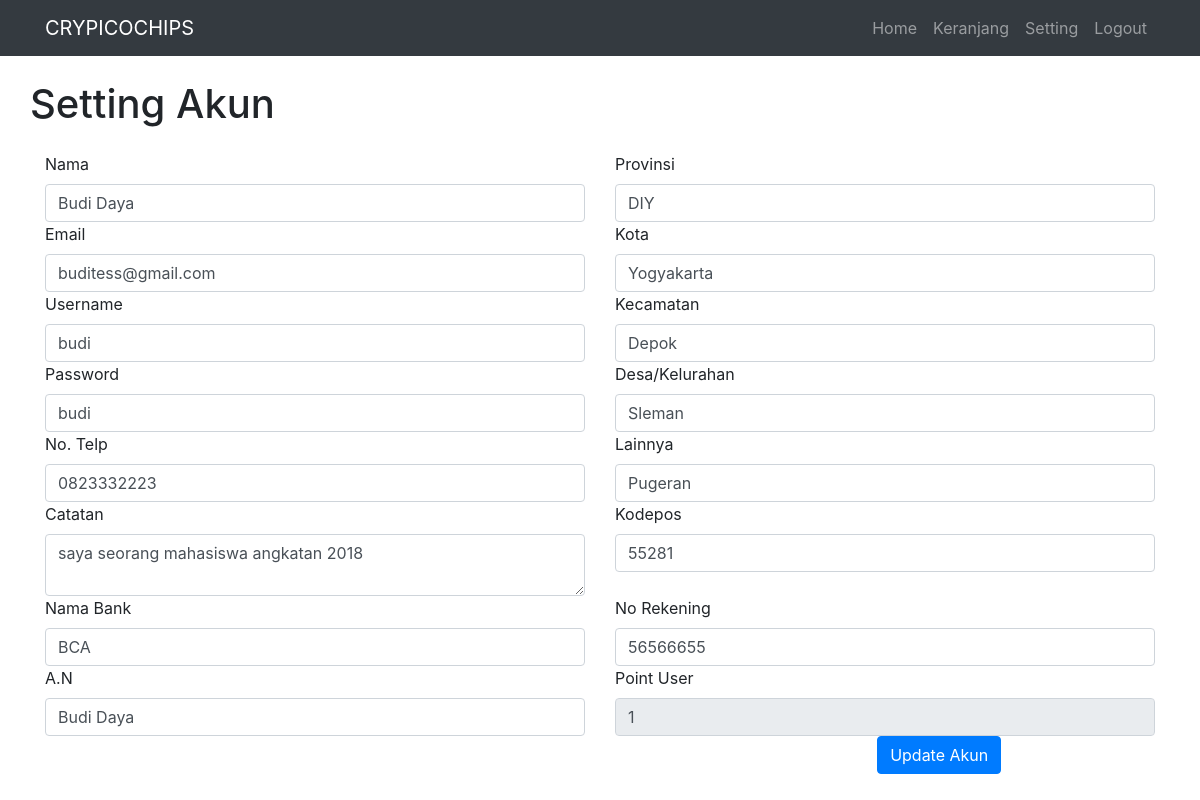
/?page=setting (signed in), run on the app's committed database.
### tables this page shows
CREATE TABLE `tb_user` (
  `id_user` int(11) NOT NULL,
  `nama_user` varchar(30) NOT NULL,
  `username_user` varchar(30) NOT NULL,
  `pwd_user` text NOT NULL,
  `point_user` int(11) NOT NULL,
  `email_user` varchar(50) NOT NULL,
  `tlp_user` varchar(30) NOT NULL,
  `id_alamat_user` int(11) NOT NULL,
  `id_rekening_user` int(11) NOT NULL,
  `status_user` enum('Y','N') NOT NULL,
  `catatan_user` varchar(250) NOT NULL
);

CREATE TABLE `tb_alamat_user` (
  `id_alamat_user` int(11) NOT NULL,
  `id_user` int(11) NOT NULL,
  `kota_au` varchar(50) NOT NULL,
  `provinsi_au` varchar(50) NOT NULL,
  `kodepos_au` int(11) NOT NULL,
  `desakel_au` varchar(50) NOT NULL,
  `kecamatan_au` varchar(50) NOT NULL,
  `more_au` text NOT NULL
);

CREATE TABLE `tb_rekening_user` (
  `id_rekening_user` int(11) NOT NULL,
  `bank_ru` varchar(50) NOT NULL,
  `an_ru` varchar(50) NOT NULL,
  `no_ru` int(150) NOT NULL,
  `id_user` int(11) NOT NULL,
  `status_ru` enum('Y','N') NOT NULL
);

### setting.php (the view, shortened to what this page needs)
<?php
include 'config.php';
?>
<div class="row">
        <h1 class="my-4">Setting Akun</h1>
</div>
<?php
$session_iduser = $_SESSION['id_user'];
$q_tb_user = mysqli_query($config," select * from tb_user where id_user='$session_iduser'");
$q_tb_user2 = mysqli_fetch_array($q_tb_user);
$q_tb_alamat_user = mysqli_query($config,"select * from tb_alamat_user inner join tb_user on tb_alamat_user.id_alamat_user
= tb_user.id_alamat_user");
$q_tb_alamat_user2 = mysqli_fetch_array($q_tb_alamat_user);
$q_tb_rekening_user = mysqli_query($config,"select * from tb_rekening_user inner join tb_user on tb_rekening_user.id_rekening_user
= tb_user.id_rekening_user");
$q_tb_rekening_user2 = mysqli_fetch_array($q_tb_rekening_user);
?>
<form method="post" action="setting_action.php">
<div class="row g-3">
    <div class="col-md-6">
    <label>Nama</label>
    <input type="text" name="nama_user" value="<?php echo $q_tb_user2['nama_user'];?>" class="form-control my-input" id="nama_user">
    </div>
    <div class="col-md-6">
    <label>Provinsi</label>
    <input type="text" name="provinsi_au" value="<?php echo $q_tb_alamat_user2['provinsi_au'] ?>"  class="form-control my-input" id="provinsi_au">
    </div>
    <div class="col-md-6">
    <label>Email</label>
    <input type="email" name="email_user" value="<?php echo $q_tb_user2['email_user'];?>"  class="form-control my-input" id="email_user">
    </div>
    <div class="col-md-6">
    <label>Kota</label>
    <input type="text" name="kota_au" value="<?php echo $q_tb_alamat_user2['kota_au'] ?>" class="form-control my-input" id="kota_au">
    </div>
    <div class="col-md-6">
    <label>Username</label>
    <input type="text" name="username_user" value="<?php echo $q_tb_user2['username_user'];?>"  class="form-control my-input" id="username_user">
    </div>
    <div class="col-md-6">
    <label>Kecamatan</label>
    <input type="text" name="kecamatan_au" value="<?php echo $q_tb_alamat_user2['kecamatan_au'] ?>"  class="form-control my-input" id="kecamatan_au">
    </div>
    <div class="col-md-6">
    <label>Password</label>
    <input type="text" name="pwd_user" value="<?php echo $q_tb_user2['pwd_user'];?>"  class="form-control my-input" id="pwd_user">
    </div>
    <div class="col-md-6">
    <label>Desa/Kelurahan</label>
    <input type="text" name="desakel_au" value="<?php echo $q_tb_alamat_user2['desakel_au'] ?>"  class="form-control my-input" id="desakel_au">
    </div>
    <div class="col-md-6">
    <label>No. Telp</label>
    <input type="number" name="tlp_user" value="<?php echo $q_tb_user2['tlp_user'];?>"  class="form-control my-input" id="tlp_user">
    </div>
    <div class="col-md-6">
    <label>Lainnya</label>
    <input type="text" name="more_au" value="<?php echo $q_tb_alamat_user2['more_au'] ?>"  class="form-control my-input" id="more_au">
    </div>
    <div class="col-md-6">
    <label>Catatan</label>
    <textarea name="catatan_user" class="form-control"><?php echo $q_tb_user2['catatan_user'];?></textarea>
    </div>
    <div class="col-md-6">
    <label>Kodepos</label>
    <input type="text" name="kodepos_au" value="<?php echo $q_tb_alamat_user2['kodepos_au'] ?>"  class="form-control my-input" id="kodepos_au">
    </div>
    <div class="col-md-6">
    <label>Nama Bank</label>
    <input type="text" name="bank_ru" value="<?php echo $q_tb_rekening_user2['bank_ru'] ?>"  class="form-control my-input" id="bank_ru">
    </div>
    <div class="col-md-6">
    <label>No Rekening</label>
    <input type="text" name="no_ru" value="<?php echo $q_tb_rekening_user2['no_ru'] ?>"  class="form-control my-input" id="no_ru">
    </div>
    <div class="col-md-6">
    <label>A.N</label>
    <input type="text" name="an_ru" value="<?php echo $q_tb_rekening_user2['an_ru'] ?>"  class="form-control my-input" id="an_ru">
    </div>
    <div class="col-md-6">
    <label>Point User</label>
    <input type="text" name="point_user" value="<?php echo $q_tb_user2['point_user'];?>" readonly  class="form-control my-input" id="point_user">
    </div>
</div>
    <div class="d-grid gap-2 col-9 mx-auto">
    <button type="submit" name="update_akun" id="update_akun" class="btn btn-primary float-right">Update Akun</button>
    </div>
</form>

### css/shop-homepage.css (style rules this page uses)
body { padding-top: 56px; }

### data on the page
tb_user: nama_user "Budi Daya", email_user "buditess@gmail.com", username_user "budi", pwd_user "budi", tlp_user "0823332223", catatan_user "saya seorang mahasiswa angkatan 2018", point_user "1"
tb_alamat_user: provinsi_au "DIY", kota_au "Yogyakarta", kecamatan_au "Depok", desakel_au "Sleman", more_au "Pugeran", kodepos_au "55281"
tb_rekening_user: bank_ru "BCA", no_ru "56566655", an_ru "Budi Daya"
